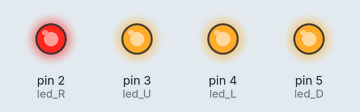
The sketch below on a simulated Arduino Uno, built with avr-gcc and run on an emulated ATmega328P. Shown: output pins drawn as LEDs (lit = HIGH).

Above: at 0.1 s.
Timing chart, 0 to 1.6 s (numbered marks = the images above):
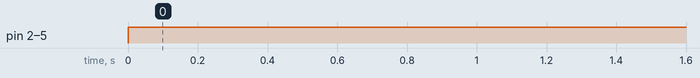

Measured:
- by itself, pin 2 (led_R), pin 3 (led_U), pin 4 (led_L), pin 5 (led_D): LOW → HIGH at 0.00 s

The sketch:

LED_4.ino
```cpp
const int led_R = 2;
const int led_U = 3;
const int led_L = 4;
const int led_D = 5;

void setup() {
  pinMode(led_R, OUTPUT);
  pinMode(led_U, OUTPUT);
  pinMode(led_L, OUTPUT);
  pinMode(led_D, OUTPUT);
}

void loop() {
  digitalWrite(led_R, HIGH);
  digitalWrite(led_U, HIGH);
  digitalWrite(led_L, HIGH);
  digitalWrite(led_D, HIGH);
}
```
